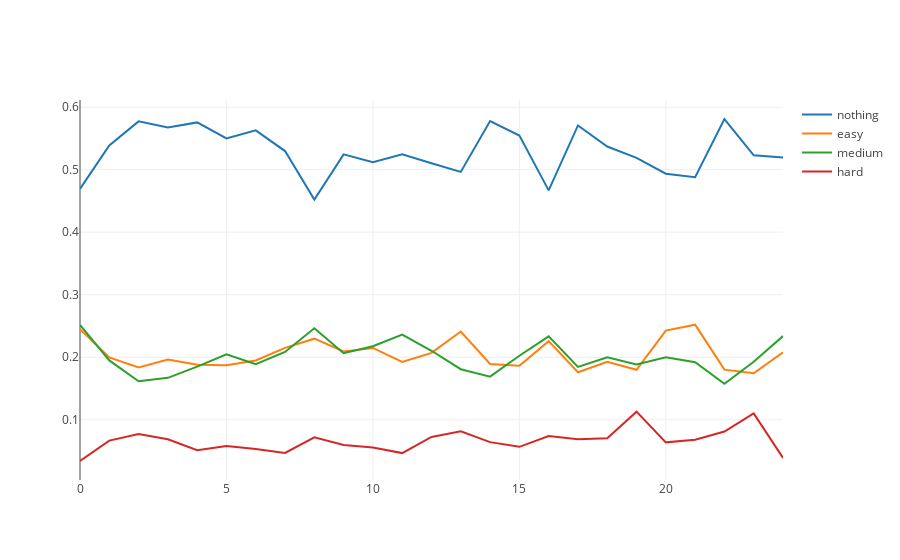

The notebook cell saved with this chart:
### Code cell
# noexport

plot_difficulty_chosen_since_first_impression_per_hour()
